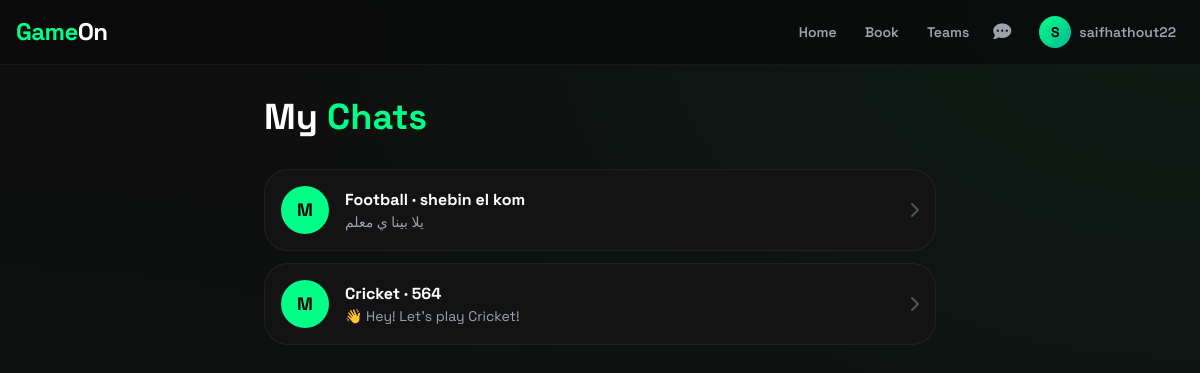
The app's page /teams/my-chats/ (signed in), older data.
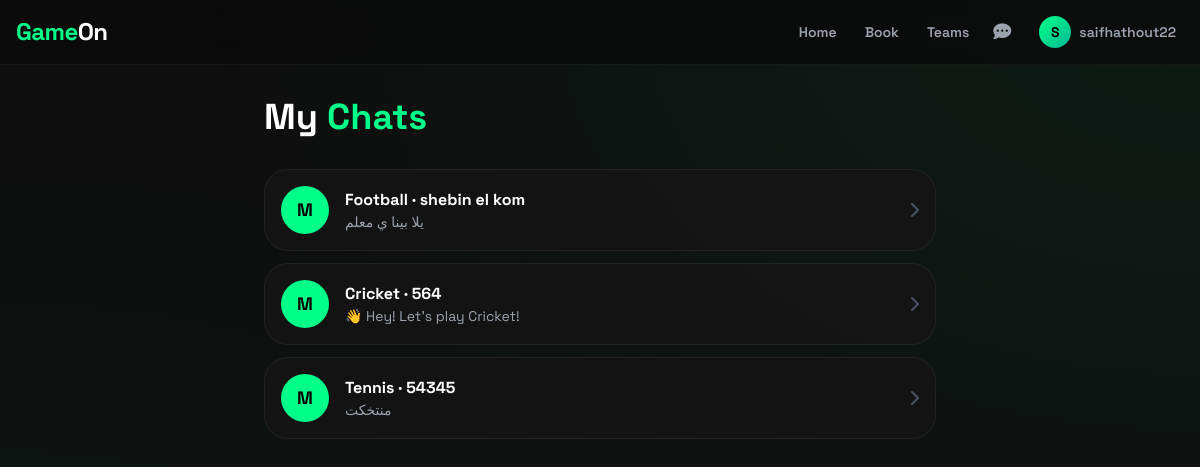
The same page, newer data.
### teams/models.py (models this page shows, shortened)
class PlayerPost(models.Model):
    SPORT_CHOICES = [
        ('FOOTBALL', 'Football'),
        ('PADEL', 'Padel'),
        ('TENNIS', 'Tennis'),
        ('BASKETBALL', 'Basketball'),
        ('CRICKET', 'Cricket'),
        ('BADMINTON', 'Badminton'),
        ('VOLLEYBALL', 'Volleyball'),
    ]
    player = models.ForeignKey(settings.AUTH_USER_MODEL, on_delete=models.CASCADE, related_name='posts')
    sport_type = models.CharField(max_length=20, choices=SPORT_CHOICES)
    players_needed = models.IntegerField(default=1)
    city = models.CharField(max_length=100)
    date = models.DateField()
    time = models.TimeField(null=True, blank=True)
    description = models.TextField(blank=True)
    is_active = models.BooleanField(default=True)
    created_at = models.DateTimeField(auto_now_add=True)

class PlayerRequest(models.Model):
    post = models.ForeignKey(PlayerPost, on_delete=models.CASCADE, related_name='requests')
    player = models.ForeignKey(settings.AUTH_USER_MODEL, on_delete=models.CASCADE)
    status = models.CharField(max_length=20, default='ACCEPTED')
    created_at = models.DateTimeField(auto_now_add=True)

class ChatMessage(models.Model):
    post = models.ForeignKey(PlayerPost, on_delete=models.CASCADE, related_name='messages')
    sender = models.ForeignKey(settings.AUTH_USER_MODEL, on_delete=models.CASCADE)
    message = models.TextField()
    created_at = models.DateTimeField(auto_now_add=True)

### accounts/models.py (models this page shows, shortened)
class User(AbstractBaseUser, PermissionsMixin):
    ROLE_CHOICES = [
        ('PLAYER', 'Player'),
        ('VENUE_OWNER', 'Venue Owner'),
        ('ADMIN', 'Admin'),
    ]
    email = models.EmailField(unique=True, db_index=True)
    username = models.CharField(max_length=50, unique=True, null=True, blank=True)
    role = models.CharField(max_length=20, choices=ROLE_CHOICES, default='PLAYER')
    is_active = models.BooleanField(default=True)
    is_staff = models.BooleanField(default=False)
    date_joined = models.DateTimeField(default=timezone.now)
    objects = UserManager()
    USERNAME_FIELD = 'email'
    REQUIRED_FIELDS = []
    class Meta:
        indexes = [
            models.Index(fields=['email']),
            models.Index(fields=['role']),
        ]
    @property
    def is_player(self):
        return self.role == 'PLAYER'

### teams/views.py (the view)
# urls.py: path('my-chats/', views.my_chats, name='my_chats'),
@player_required
def my_chats(request):
    posts1 = PlayerPost.objects.filter(player=request.user, is_active=False)
    requests = PlayerRequest.objects.filter(player=request.user)
    posts2 = [r.post for r in requests if not r.post.is_active]
    chats = list(posts1) + list(posts2)
    return render(request, 'teams/my_chats.html', {'chats': chats})

### notifications/context_processors.py (called while the page is built)
def webpush_settings(request):
    return {
        'webpush_public_key': getattr(settings, 'WEBPUSH_VAPID_PUBLIC_KEY', ''),
    }

### teams/templates/teams/my_chats.html (shortened to what this page needs)
{% extends 'base.html' %}
{% block content %}
<div class="max-w-2xl mx-auto animate-fade-up">
    <h1 class="text-4xl font-black mb-8">My <span class="text-[#00FF88]">Chats</span></h1>
    {% if chats %}
        <div class="space-y-3">
            {% for chat in chats %}
                <a href="{% url 'teams:chat' chat.id %}" class="energy-card p-4 flex items-center gap-4 block">
                    <div class="w-12 h-12 rounded-full bg-[#00FF88] flex items-center justify-center text-black font-bold text-lg">
                        {% with chat.requests.first as req %}
                            {% if req.player != request.user %}
                                {{ req.player.email|first|upper }}
                            {% else %}
                                {{ chat.player.email|first|upper }}
                            {% endif %}
                        {% endwith %}
                    </div>
                    <div class="flex-1">
                        <h3 class="font-bold">{{ chat.get_sport_type_display }} · {{ chat.city }}</h3>
                        <p class="text-sm text-gray-400 truncate">{{ chat.messages.last.message|default:"No messages" }}</p>
                    </div>
                    <i class="fas fa-chevron-right text-gray-600"></i>
                </a>
            {% endfor %}
        </div>
    {% else %}
        <div class="energy-card p-16 text-center">
            <span class="text-5xl mb-4 block">💬</span>
            <p class="text-xl font-bold">No chats yet</p>
            <a href="{% url 'teams:find_players' %}" class="btn-fire inline-block mt-4">Find Players</a>
        </div>
    {% endif %}
</div>
{% endblock %}

Row changes from the older to the newer data that the page shows:
now on this page (row edited): PlayerPost: player.email|first "M", sport_type "Tennis", city "54345", messages.last.message "منتخكت"
